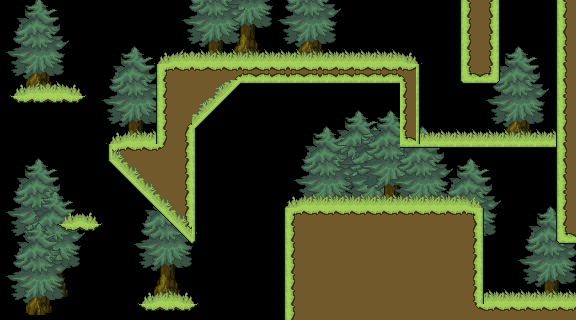

The image is a tile-based game level rendered from a .tmx file. Its description and source (layers, tilesets, objects; grid data summarised) follow:
An orthogonal 36x20 tile map with 16x16 px tiles, 7 tile layers (Background, Floorground trim, Floor, Platforms, ...), 5 tilesets.

<map version="1.8" tiledversion="1.8.4" orientation="orthogonal" renderorder="right-down" width="36" height="20" tilewidth="16" tileheight="16" infinite="0" nextlayerid="17" nextobjectid="2">
 <tileset firstgid="1" source="../Tilesheets/tilesheet-Forest01.tsx" />
 <tileset firstgid="177" source="../Tilesheets/tilesheet-Hills01.tsx" />
 <tileset firstgid="241" source="../Tilesheets/trees.tsx" />
 <tileset firstgid="245" source="../Tilesheets/FORESTSHEET.tsx" />
 <tileset firstgid="309" source="../Tilesheets/forest-floorset.tsx" />
 <layer id="7" name="Background" width="36" height="20">
  <properties>
   <property name="unity:SortingLayer" value="Background" />
   <property name="unity:SortingOrder" type="int" value="-13" />
  </properties>
  <data>[720 cells, 17 non-empty, 2 distinct tile ids]</data>
 </layer>
 <layer id="9" name="Floorground trim" width="36" height="20">
  <properties>
   <property name="unity:SortingLayer" value="Environment" />
   <property name="unity:SortingOrder" type="int" value="-11" />
  </properties>
  <data>[720 cells, 77 non-empty, 6 distinct tile ids]</data>
 </layer>
 <layer id="1" name="Floor" width="36" height="20">
  <properties>
   <property name="unity:Layer" value="Ground" />
   <property name="unity:SortingLayer" value="Environment" />
   <property name="unity:SortingOrder" type="int" value="-10" />
  </properties>
  <data>[720 cells, 200 non-empty, 11 distinct tile ids]</data>
 </layer>
 <layer id="14" name="Platforms" width="36" height="20">
  <properties>
   <property name="unity:Layer" value="Ground" />
   <property name="unity:SortingLayer" value="Environment" />
   <property name="unity:SortingOrder" type="int" value="-10" />
   <property name="unity:Tag" value="Platform" />
  </properties>
  <data>[720 cells, 13 non-empty, 2 distinct tile ids]</data>
 </layer>
 <layer id="15" name="Wall" width="36" height="20">
  <properties>
   <property name="unity:Layer" value="Wall" />
   <property name="unity:SortingLayer" value="Environment" />
   <property name="unity:SortingOrder" type="int" value="-9" />
  </properties>
  <data>[720 cells, 77 non-empty, 4 distinct tile ids]</data>
 </layer>
 <layer id="3" name="Decor" width="36" height="20">
  <properties>
   <property name="unity:SortingLayer" value="Environment" />
   <property name="unity:SortingOrder" type="int" value="-8" />
  </properties>
  <data>[720 cells, 7 non-empty, 1 distinct tile ids]</data>
 </layer>
 <layer id="6" name="Extra" width="36" height="20">
  <properties>
   <property name="unity:SortingLayer" value="Environment" />
   <property name="unity:SortingOrder" type="int" value="-6" />
  </properties>
  <data>[720 cells, 1 non-empty, 1 distinct tile ids]</data>
 </layer>
</map>
